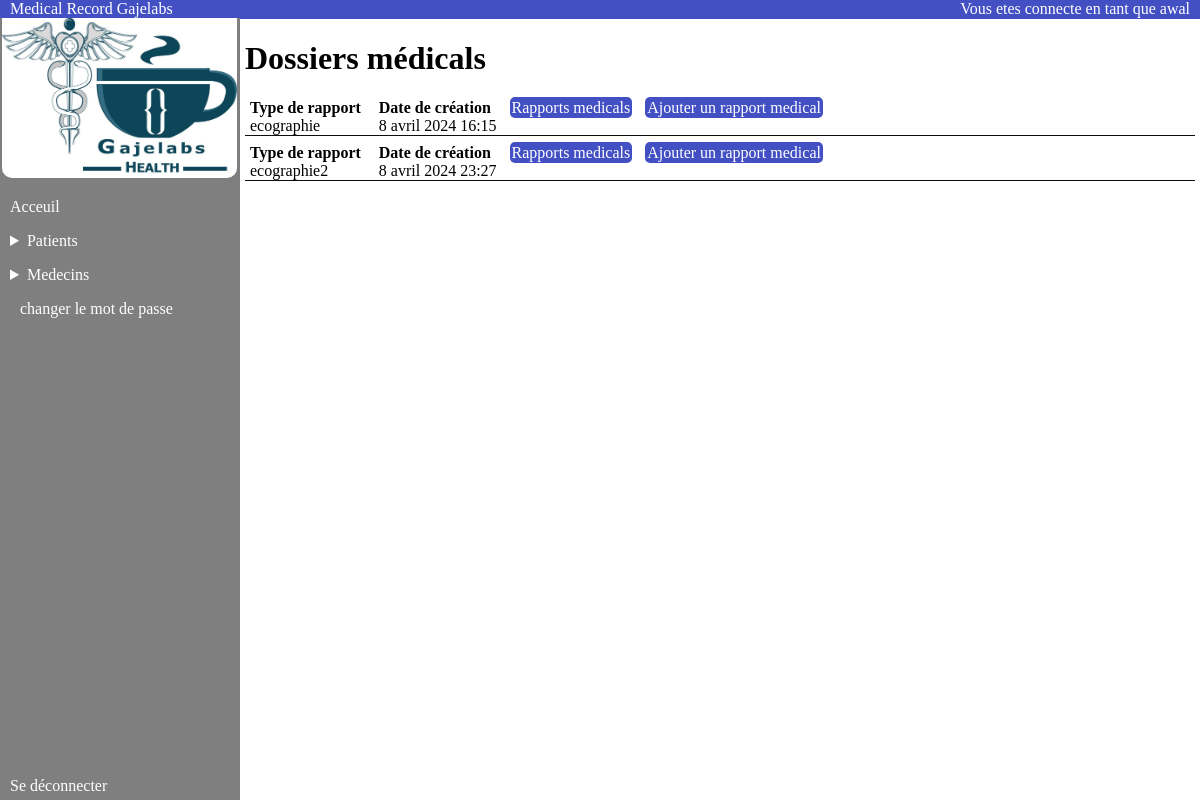
The page /patient_list/5/dossier_medical/ (signed in) on the database its author committed.
### authentication/models.py (models this page shows, shortened)
class User(AbstractUser):
    PATIENT = 'PATIENT'
    MEDECIN = 'MEDECIN'
    MASCULIN = 'M'
    FEMININ = 'F'
    ROLE_CHOICES_ONE = (
        (PATIENT,'patient'),
        (MEDECIN,'medecin'),
    )
    ROLE_CHOICES_TWO = (
        (MASCULIN,'M'),
        (FEMININ,'F'),
    )
    profile_photo = models.ImageField(verbose_name='photo de profil')
    role = models.CharField(max_length=30, choices=ROLE_CHOICES_ONE, verbose_name='rôle')
    date_naissance = models.DateField(null=True)
    sex = models.CharField(max_length=1,choices=ROLE_CHOICES_TWO,verbose_name='sexe')
    telephone = models.IntegerField(null=True)

### patient/models.py (models this page shows)
class Examen_medical(models.Model):
    patient = models.ForeignKey(User,null=True,on_delete=models.CASCADE)
    type_rapport = models.CharField(default="",max_length=1000,verbose_name='type de rapport')
    date_creation = models.DateTimeField(auto_now_add=True)

### patient/views.py (the view)
# urls.py: path('patient_list/<int:id>/dossier_medical/',patient.views.dossier_medical,name='dossier_medical'),
@login_required
def dossier_medical(request,id):
    user = User.objects.get(id=id)
    dossiers = Examen_medical.objects.filter(patient=user)
    return render(request,'patient/examen_medical.html',{"dossiers":dossiers})

### patient/templates/patient/examen_medical.html
{% extends 'base.html' %}
{% block content %}
<p class="headPage"><span>Vous etes connecte en tant que {{user.username}}</span></p>
<h1 class="DateRapport">Dossiers médicals</h1>
{% for dossier in dossiers %}
<div class="listeRapport">
    <div class="elementRapport"><strong>Type de rapport</strong><span>{{ dossier.type_rapport }}</span></div>
    <div class="elementRapport"><strong>Date de création</strong><span>{{ dossier.date_creation }}</span></div>
        <span>
            <a href="{% url 'rapport_medical' dossier.id %}">Rapports medicals</a>
        </span>
        <span>
            <a href="{% url 'creer_rapport_medical' dossier.id %}"> Ajouter un rapport medical
            </a>
        </span>
</div>
<div class="DateRapport" style="border-top: 1px solid #0e0c0c;"></div>
{% endfor %}
{% endblock %}

### static/homepage.css (style rules this page uses)
body { margin: auto; }
.headPage { width: 100%; height: 19px; background-color: #4350C3; margin-top: 0; }
.headPage span { position: absolute; right: 0; margin-right: 10px; color: white; }

### static/patient_list.css (style rules this page uses)
.listeRapport { margin-left: 5px; margin-top: 8px; display: flex; flex-direction: row; flex-wrap: wrap; gap: 13px; }
.elementRapport { display: flex; flex-direction: column; margin-left: 5px; }
.DateRapport { margin-left: 5px; margin-right: 5px; }
.listeRapport span a { text-decoration: none; background-color: #4350C3; border-radius: 5px; color: white; padding: 2px; }

### rows shown on the page
User: username "awal"
Examen_medical: type_rapport "ecographie", date_creation "8 avril 2024 16:15"
Examen_medical: type_rapport "ecographie2", date_creation "8 avril 2024 23:27"
